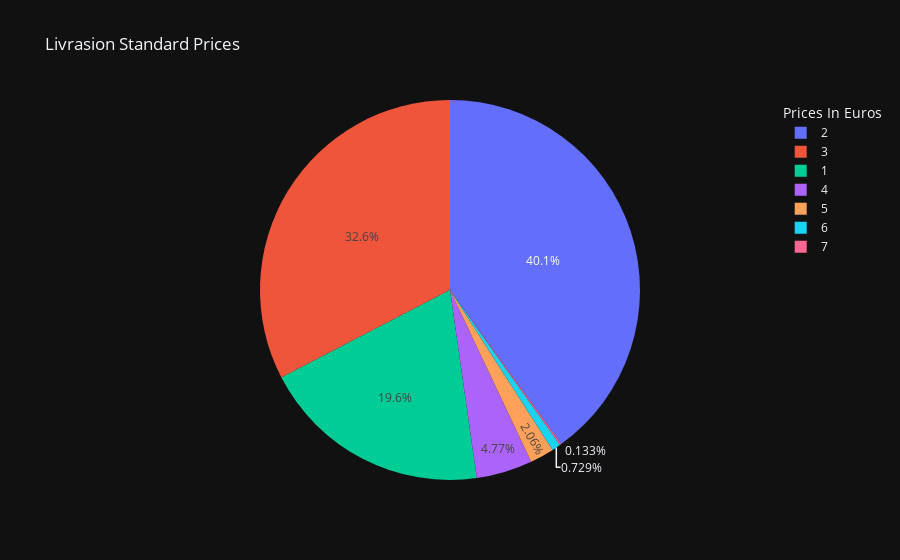

Here is the notebook cell this chart was saved with:
### Markdown cell above
**Livraison standard** is quite populuar option for shipping. Lets check the prices of the company.

### Code cell
livrasion_prices = eda_df[eda_df.shipping_option_name =='Livraison standard']['shipping_option_price'].value_counts().index.values
livrasion_prices_frquency = eda_df[eda_df.shipping_option_name =='Livraison standard']['shipping_option_price'].value_counts().values

fig = go.Figure()
fig.add_trace(go.Pie(labels=livrasion_prices, values=livrasion_prices_frquency))
fig.update_layout(title="Livrasion Standard Prices", legend_title="Prices In Euros", template="plotly_dark")

### Figure 1 — Plotly figure (JSON) as saved in the notebook; plotly's stock layout.template omitted (floating-point values rounded to 4 significant figures)
{"data": [{"labels": [2, 3, 1, 4, 5, 6, 7], "type": "pie", "values": [604, 492, 296, 72, 31, 11, 2]}], "layout": {"legend": {"title": {"text": "Prices In Euros"}}, "title": {"text": "Livrasion Standard Prices"}}}
